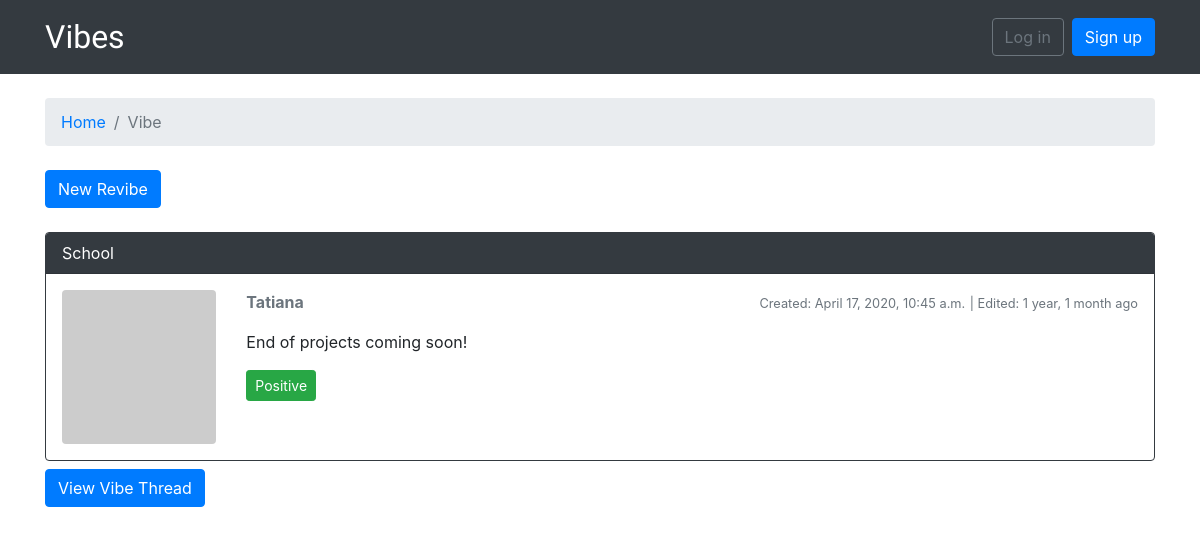
The page /vibe/3/ on the database its author committed.
### Platform/models.py (models this page shows, shortened)
class Vibe(models.Model):
    title = models.CharField(max_length=255)
    body = models.TextField(max_length=4000)
    topics = models.CharField(max_length=255, null=True, blank=True)
    created_by = models.ForeignKey(User, related_name='vibe_author', on_delete=models.CASCADE)
    created_at = models.DateTimeField(auto_now_add=True)
    edited_at = models.DateTimeField(null=True, blank=True)
    sentiment = models.CharField(null=True, max_length=8)
    def get_body_as_markdown(self):
        return mark_safe(markdown(self.body, safe_mode='escape'))

### Platform/views.py (the view)
# urls.py: re_path(r'^vibe/(?P<pk>\d+)/revibe/(?P<revibe_pk>\d+)/edit/$', views.RevibeUpdateView.as_view(), name='edit_revibe'),
def vibe(request, pk):
    vibe = get_object_or_404(Vibe, pk=pk)
    return render(request, 'vibe.html', {'vibe': vibe})

### Platform/templatetags/gravatar.py (called while the page is built)
@register.filter
def gravatar(user):
    email = user.email.lower().encode('utf-8')
    default = 'mm'
    size = 256
    url = 'https://www.gravatar.com/avatar/{md5}?{params}'.format(
        md5=hashlib.md5(email).hexdigest(),
        params=urlencode({'d': default, 's': str(size)})
    )
    return url

### templates/vibe.html (shortened to what this page needs)
{% extends 'base.html' %}
{% load static humanize gravatar %}
{% block breadcrumb %}
    <li class="breadcrumb-item"><a href="{% url 'home' %}">Home</a></li>
    <li class="breadcrumb-item active">Vibe</li>
{% endblock %}
{% block content %}
  <div class="mb-4">
    <a href="{% url 'new_revibe' vibe.pk %}" class="btn btn-primary">New Revibe</a>
  </div>
    <div class="card mb-2 border-dark">
      <div class="card-header text-white bg-dark py-2 px-3">{{ vibe.title }}</div>
      <div class="card-body p-3">
        <div class="row">
          <div class="col-2">
            <img src="{{ vibe.created_by|gravatar }}" alt="{{ vibe.created_by.username }}" class="w-100 rounded">
          </div>
          <div class="col-10">
            <div class="row mb-3">
              <div class="col-6">
                <strong class="text-muted">{{ vibe.created_by.username }}</strong>
              </div>
              <div class="col-6 text-right">
                <small class="text-muted">Created: {{ vibe.created_at }}</small>
                {% if vibe.edited_at %}
                 <small class="text-muted"> | Edited: {{ vibe.edited_at|naturaltime }}</small>
                  {% endif %}
              </div>
            </div>
            {{ vibe.get_body_as_markdown }}
              <div class="mt-3">
                  {% if vibe.sentiment == 'Positive' %}
                  <button type="button" class="btn btn-success btn-sm">{{ vibe.sentiment }}</button>
                  {% elif vibe.sentiment == 'Negative' %}
                  <button type="button" class="btn btn-danger btn-sm">{{ vibe.sentiment }}</button>
                  {% elif vibe.sentiment == 'Neutral' %}
                  <button type="button" class="btn btn-warning btn-sm">{{ vibe.sentiment }}</button>
                  {% endif %}
              </div>
          </div>
        </div>
      </div>
    </div>
    <div class="mb-4">
    <a href="{% url 'vibe_revibes' vibe.pk %}" class="btn btn-primary">View Vibe Thread</a>
  </div>
{% endblock %}

### rows shown on the page
Vibe: title "School", created_by.username "Tatiana", created_at "April 17, 2020, 10:45 a.m.", edited_at "1 year, 1 month ago", get_body_as_markdown "End of projects coming soon!", sentiment "Positive"
